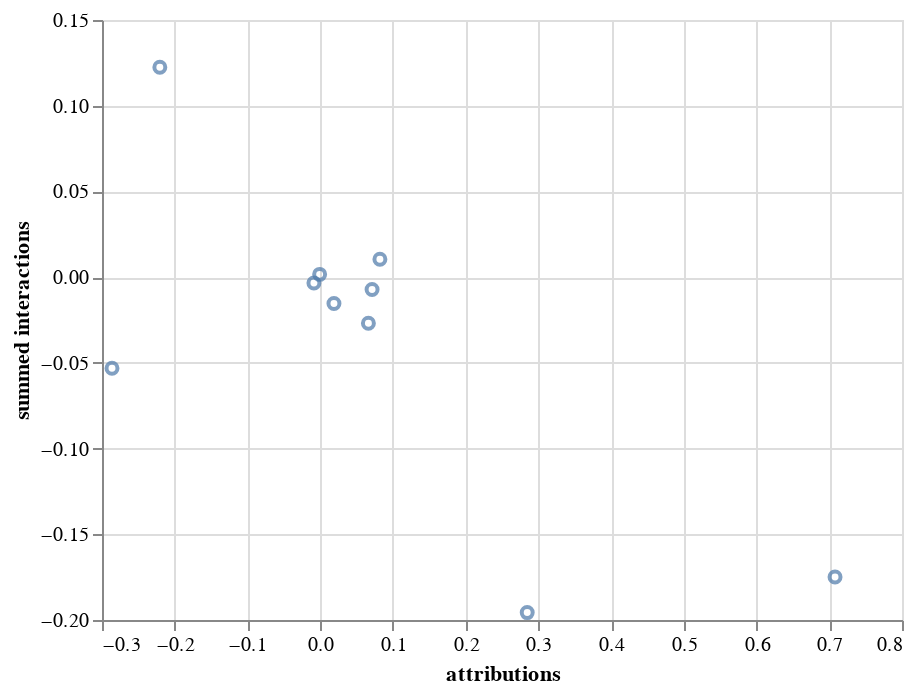

Notebook code for this chart:
### Code cell
summed_interactions = np.sum(interactions, axis=1)
data_df = pd.DataFrame({
    'attributions': attributions.flatten(),
    'summed interactions': summed_interactions.flatten()
})
alt.Chart(data_df).mark_point().encode(
    alt.X('attributions:Q'),
    alt.Y('summed interactions:Q')
)

### Figure 1 — Vega-Lite specification as saved in the notebook (floating-point values rounded to 4 significant figures)
{"$schema": "https://vega.github.io/schema/vega-lite/v3.4.0.json", "config": {"mark": {"tooltip": null}, "view": {"height": 300, "width": 400}}, "data": {"name": "data-3d57f20f5c9e8a7e4b619bf0fb1fcbb3"}, "datasets": {"data-3d57f20f5c9e8a7e4b619bf0fb1fcbb3": [{"attributions": 0.06631, "summed interactions": -0.0269}, {"attributions": -0.0007335, "summed interactions": 0.001623}, {"attributions": -0.2862, "summed interactions": -0.0531}, {"attributions": -0.2205, "summed interactions": 0.1224}, {"attributions": -0.008597, "summed interactions": -0.00342}, {"attributions": 0.08212, "summed interactions": 0.01043}, {"attributions": 0.2847, "summed interactions": -0.1957}, {"attributions": 0.7079, "summed interactions": -0.175}, {"attributions": 0.01894, "summed interactions": -0.01538}, {"attributions": 0.07135, "summed interactions": -0.007247}]}, "encoding": {"x": {"field": "attributions", "type": "quantitative"}, "y": {"field": "summed interactions", "type": "quantitative"}}, "mark": "point"}
